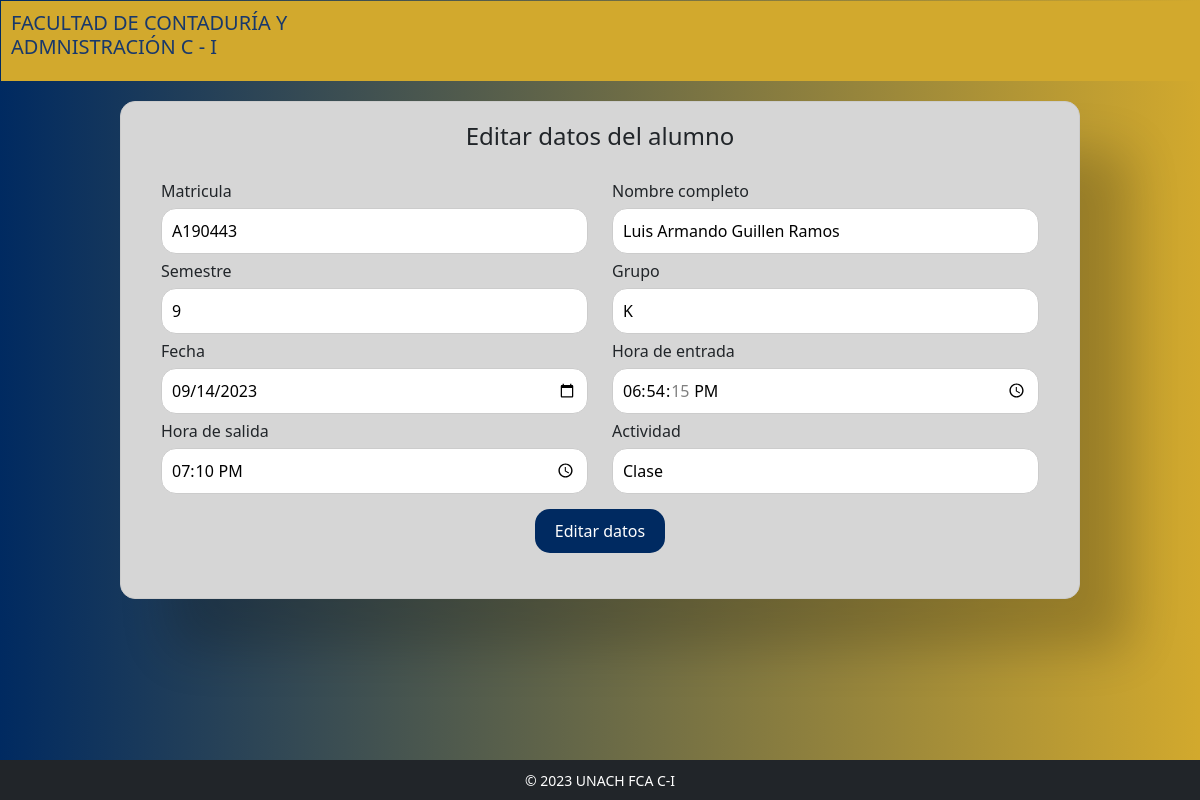
Page /vistas/editar.php?id_registro=2 on the committed database.
### tables this page shows
CREATE TABLE `registro_alum` (
  `id_registro` int(11) NOT NULL,
  `matricula` varchar(20) NOT NULL,
  `full_name` varchar(80) NOT NULL,
  `semestre` int(5) NOT NULL,
  `grupo` varchar(11) NOT NULL,
  `fecha_regis` date NOT NULL,
  `hora_entrada` time NOT NULL,
  `hora_salida` time NOT NULL,
  `actividad` varchar(50) NOT NULL
);

### vistas/editar.php (the view, shortened to what this page needs)
<!doctype html>
<html lang="es-MX">
<head>
    <link rel="stylesheet" href="../src/css/estiloo.css">
    <link href="https://cdn.jsdelivr.net/npm/bootstrap@5.2.0/dist/css/bootstrap.min.css" rel="stylesheet" />
</head>
<body>
    <header style="background-color: #D2A92D; color: #18386B; font-size: 20px; height: 80px; margin:1px; padding: 10px">
        <h5>FACULTAD DE CONTADURÍA Y <br> ADMNISTRACIÓN C - I<br> </h5>
    </header>
    <?php
    include_once "../config/conexion.php";
    $id_registro = $_GET['id_registro'];
    $sentencia = $bd->prepare("select * from registro_alum where id_registro = ?;");
    $sentencia->execute([$id_registro]);
    $registro_alum = $sentencia->fetch(PDO::FETCH_OBJ);
    ?>
    <main>
        <div id="formulario">
            <h4>Editar datos del alumno</h4>
            <form method="POST" action="editarproceso.php">
                <div class="row">
                    <div class="column">
                        <label for="matricula">Matricula</label>
                        <input type="text" id="enrollment" name="enrollment" placeholder="A190444" required
                        value="<?php echo $registro_alum ->matricula ?>">
                    </div>
                    <div class="column">
                        <label for="full-name">Nombre completo</label>
                        <input type="text" id="full-name" name="full-name" placeholder="Oscar Eduardo Merida Garcia"  required
                        value="<?php echo $registro_alum ->full_name?>">
                    </div>
                    <div class="column">
                        <label for="semestre">Semestre</label>
                        <input type="text" id="semesters" name="semesters" placeholder="9"  required
                        value="<?php echo $registro_alum ->semestre?>">
                    </div>
                    <div class="column">
                        <label for="grupo">Grupo</label>
                        <input type="text" id="group" name="group" placeholder="K"  required
                        value="<?php echo $registro_alum ->grupo?>">
                    </div>
                </div>
                <div class="row">
                    <div class="column">
                        <label for="fecha">Fecha</label>
                        <input type="date" id="fecha" name="fechaa"  required
                        value="<?php echo $registro_alum ->fecha_regis?>">
                    </div>
                    <div class="column">
                        <label for="hora-de-entrada">Hora de entrada</label>
                        <input type="time" id="entry-time" name="entry-time"  required
                        value="<?php echo $registro_alum ->hora_entrada?>">
                    </div>
                    <div class="column">
                        <label for="hora-de-salida">Hora de salida</label>
                        <input type="time" id="exit-time" name="exit-time"  required
                        value="<?php echo $registro_alum ->hora_salida?>">
                    </div>
                    <div class="column">
                        <label for="Actividad">Actividad</label>
                        <input type="text" id="activity" name="activity" placeholder="Clase, examen, etc..."  required
                        value="<?php echo $registro_alum ->actividad?>">
                    </div>
                </div>
                <div class="d-grid gap-2 d-md-flex justify-content-md-center">
                    <input type="submit" value="Editar datos">
                </div>
            </form>
        </div>
    </main>
</body>
<footer id="sticky-footer" class="bg-dark text-white py-2">
    <div class="container text-center">
        <small>&copy; 2023 UNACH FCA C-I</small>
    </div>
</footer>
</html>

### src/css/estiloo.css (style rules this page uses)
body { background-image: linear-gradient(to right, rgb(0, 42, 97), rgba(210, 169, 45, 1)); }
body { -moz-box-sizing: border-box; box-sizing: border-box; height: 100%; width: 100%; font-family: 'Roboto', sans-serif; font-weight: 400; }
footer { position: fixed; left: 0; bottom: 0; width: 100%; }
form { display: inline-block; width: 100%; margin: auto; padding: 20px; }
input[type="submit"] { background-color:rgb(0, 42, 97); color: white; padding: 10px 20px; border: none; border-radius: 15px; cursor: pointer; margin-top: 10px; }
#formulario { width: 80%; margin: 20px auto; background-color: #D6D6D6; padding: 20px; border: 1px solid #ccc; border-radius: 15px; box-shadow: 50px 50px 50px rgba(0, 0, 0, 0.2); }
#formulario label, #formulario input { display: block; margin-bottom: 5px; }
#formulario input[type="text"], #formulario input[type="email"], #formulario input[type="password"], #formulario input[type="date"], #formulario input[type="time"] { width: 100%; padding: 10px; border: 1px solid #ccc; border-radius: 15px; }
.column { float: left; width: 50%; }
h4 { text-align: center; }

### vistas/editar.php (style rules this page uses)
.column { float: left; width: 50%; }
.row:after { content: ""; display: table; clear: both; }

### rows in the picture
registro_alum: enrollment "A190443", full-name "Luis Armando Guillen Ramos", semesters "9", group "K", fechaa "09/14/2023", entry-time "18:54:15", exit-time "19:10:00", activity "Clase"
